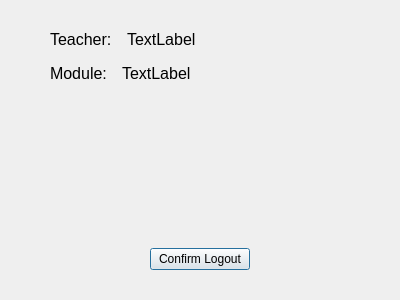
<?xml version="1.0" encoding="UTF-8"?>
<ui version="4.0">
 <class>accountDialog</class>
 <widget class="QDialog" name="accountDialog">
  <property name="geometry">
   <rect>
    <x>0</x>
    <y>0</y>
    <width>400</width>
    <height>300</height>
   </rect>
  </property>
  <property name="windowTitle">
   <string>Dialog</string>
  </property>
  <layout class="QGridLayout" name="gridLayout">
   <property name="leftMargin">
    <number>50</number>
   </property>
   <property name="topMargin">
    <number>30</number>
   </property>
   <property name="rightMargin">
    <number>50</number>
   </property>
   <property name="bottomMargin">
    <number>30</number>
   </property>
   <item row="0" column="0">
    <layout class="QVBoxLayout" name="verticalLayout_3">
     <property name="spacing">
      <number>30</number>
     </property>
     <item>
      <layout class="QVBoxLayout" name="verticalLayout_2">
       <property name="spacing">
        <number>15</number>
       </property>
       <item>
        <layout class="QHBoxLayout" name="horizontalLayout_2">
         <item>
          <widget class="QLabel" name="label">
           <property name="font">
            <font>
             <pointsize>12</pointsize>
            </font>
           </property>
           <property name="text">
            <string>Teacher:</string>
           </property>
           <property name="textFormat">
            <enum>Qt::PlainText</enum>
           </property>
          </widget>
         </item>
         <item>
          <widget class="QLabel" name="teacherName_label">
           <property name="sizePolicy">
            <sizepolicy hsizetype="Expanding" vsizetype="Preferred">
             <horstretch>0</horstretch>
             <verstretch>0</verstretch>
            </sizepolicy>
           </property>
           <property name="font">
            <font>
             <pointsize>12</pointsize>
            </font>
           </property>
           <property name="text">
            <string>TextLabel</string>
           </property>
          </widget>
         </item>
        </layout>
       </item>
       <item>
        <layout class="QHBoxLayout" name="horizontalLayout">
         <property name="spacing">
          <number>15</number>
         </property>
         <item>
          <layout class="QVBoxLayout" name="verticalLayout">
           <property name="spacing">
            <number>7</number>
           </property>
           <item>
            <widget class="QLabel" name="label_3">
             <property name="font">
              <font>
               <pointsize>12</pointsize>
              </font>
             </property>
             <property name="text">
              <string>Module:</string>
             </property>
            </widget>
           </item>
           <item>
            <spacer name="verticalSpacer">
             <property name="orientation">
              <enum>Qt::Vertical</enum>
             </property>
             <property name="sizeHint" stdset="0">
              <size>
               <width>20</width>
               <height>40</height>
              </size>
             </property>
            </spacer>
           </item>
          </layout>
         </item>
         <item>
          <widget class="QLabel" name="module_label">
           <property name="sizePolicy">
            <sizepolicy hsizetype="Expanding" vsizetype="Preferred">
             <horstretch>0</horstretch>
             <verstretch>0</verstretch>
            </sizepolicy>
           </property>
           <property name="font">
            <font>
             <pointsize>12</pointsize>
            </font>
           </property>
           <property name="layoutDirection">
            <enum>Qt::LeftToRight</enum>
           </property>
           <property name="text">
            <string>TextLabel</string>
           </property>
           <property name="alignment">
            <set>Qt::AlignLeading|Qt::AlignLeft|Qt::AlignTop</set>
           </property>
          </widget>
         </item>
        </layout>
       </item>
      </layout>
     </item>
     <item>
      <layout class="QHBoxLayout" name="horizontalLayout_3">
       <item>
        <spacer name="horizontalSpacer">
         <property name="orientation">
          <enum>Qt::Horizontal</enum>
         </property>
         <property name="sizeHint" stdset="0">
          <size>
           <width>40</width>
           <height>20</height>
          </size>
         </property>
        </spacer>
       </item>
       <item>
        <widget class="QPushButton" name="logout_pushButton">
         <property name="sizePolicy">
          <sizepolicy hsizetype="MinimumExpanding" vsizetype="Maximum">
           <horstretch>0</horstretch>
           <verstretch>0</verstretch>
          </sizepolicy>
         </property>
         <property name="maximumSize">
          <size>
           <width>150</width>
           <height>80</height>
          </size>
         </property>
         <property name="text">
          <string>Confirm Logout</string>
         </property>
        </widget>
       </item>
       <item>
        <spacer name="horizontalSpacer_2">
         <property name="orientation">
          <enum>Qt::Horizontal</enum>
         </property>
         <property name="sizeHint" stdset="0">
          <size>
           <width>40</width>
           <height>20</height>
          </size>
         </property>
        </spacer>
       </item>
      </layout>
     </item>
    </layout>
   </item>
  </layout>
 </widget>
 <resources/>
 <connections/>
</ui>
